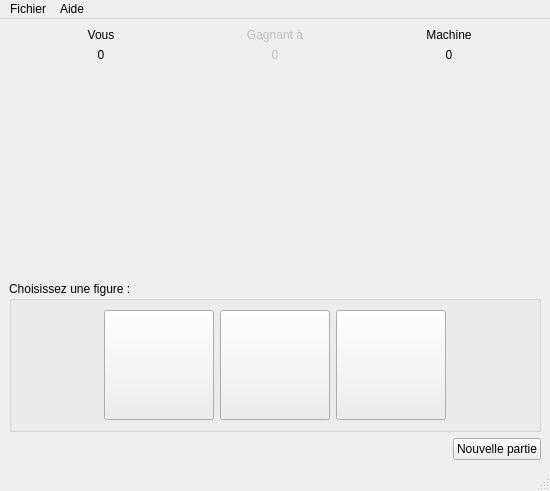
<?xml version="1.0" encoding="UTF-8"?>
<ui version="4.0">
 <class>ChifoumiVue</class>
 <widget class="QMainWindow" name="ChifoumiVue">
  <property name="geometry">
   <rect>
    <x>0</x>
    <y>0</y>
    <width>550</width>
    <height>491</height>
   </rect>
  </property>
  <property name="windowTitle">
   <string>ChifoumiVue</string>
  </property>
  <widget class="QWidget" name="centralwidget">
   <property name="minimumSize">
    <size>
     <width>550</width>
     <height>450</height>
    </size>
   </property>
   <layout class="QHBoxLayout" name="horizontalLayout_2">
    <item>
     <layout class="QVBoxLayout" name="fenetreSecondaireV">
      <item>
       <layout class="QGridLayout" name="grilleTop">
        <item row="1" column="0">
         <layout class="QHBoxLayout" name="hLayout_ChoixJoueur">
          <item>
           <spacer name="hSpacerG_ChoixJoueur">
            <property name="orientation">
             <enum>Qt::Horizontal</enum>
            </property>
            <property name="sizeHint" stdset="0">
             <size>
              <width>40</width>
              <height>20</height>
             </size>
            </property>
           </spacer>
          </item>
          <item>
           <widget class="QLabel" name="lChoixJoueur">
            <property name="minimumSize">
             <size>
              <width>110</width>
              <height>110</height>
             </size>
            </property>
            <property name="maximumSize">
             <size>
              <width>110</width>
              <height>110</height>
             </size>
            </property>
            <property name="text">
             <string/>
            </property>
            <property name="pixmap">
             <pixmap resource="ressourceChifoumi.qrc">:/chifoumi/images/rien.gif</pixmap>
            </property>
           </widget>
          </item>
          <item>
           <spacer name="hSpacerD_ChoixJoueur">
            <property name="orientation">
             <enum>Qt::Horizontal</enum>
            </property>
            <property name="sizeHint" stdset="0">
             <size>
              <width>40</width>
              <height>20</height>
             </size>
            </property>
           </spacer>
          </item>
         </layout>
        </item>
        <item row="0" column="0">
         <layout class="QVBoxLayout" name="vLayout_JoueurScore">
          <item>
           <widget class="QLabel" name="label_Vous">
            <property name="text">
             <string>Vous</string>
            </property>
            <property name="alignment">
             <set>Qt::AlignCenter</set>
            </property>
           </widget>
          </item>
          <item>
           <widget class="QLabel" name="lScoreJoueur">
            <property name="text">
             <string>0</string>
            </property>
            <property name="alignment">
             <set>Qt::AlignCenter</set>
            </property>
           </widget>
          </item>
         </layout>
        </item>
        <item row="1" column="1">
         <layout class="QHBoxLayout" name="hLayout_Versus">
          <item>
           <spacer name="hSpacerG_Versus">
            <property name="orientation">
             <enum>Qt::Horizontal</enum>
            </property>
            <property name="sizeHint" stdset="0">
             <size>
              <width>40</width>
              <height>20</height>
             </size>
            </property>
           </spacer>
          </item>
          <item>
           <widget class="QLabel" name="lVersus">
            <property name="minimumSize">
             <size>
              <width>78</width>
              <height>78</height>
             </size>
            </property>
            <property name="maximumSize">
             <size>
              <width>78</width>
              <height>78</height>
             </size>
            </property>
            <property name="text">
             <string/>
            </property>
            <property name="pixmap">
             <pixmap resource="ressourceChifoumi.qrc">:/chifoumi/images/versus_70.png</pixmap>
            </property>
           </widget>
          </item>
          <item>
           <spacer name="hSpacerD_Versus">
            <property name="orientation">
             <enum>Qt::Horizontal</enum>
            </property>
            <property name="sizeHint" stdset="0">
             <size>
              <width>40</width>
              <height>20</height>
             </size>
            </property>
           </spacer>
          </item>
         </layout>
        </item>
        <item row="0" column="2">
         <layout class="QVBoxLayout" name="vLayout_MachineScore">
          <item>
           <widget class="QLabel" name="lMachine">
            <property name="text">
             <string>Machine</string>
            </property>
            <property name="alignment">
             <set>Qt::AlignCenter</set>
            </property>
           </widget>
          </item>
          <item>
           <widget class="QLabel" name="lScoreMachine">
            <property name="text">
             <string>0</string>
            </property>
            <property name="alignment">
             <set>Qt::AlignCenter</set>
            </property>
           </widget>
          </item>
         </layout>
        </item>
        <item row="1" column="2">
         <layout class="QHBoxLayout" name="hLayout_ChoixMachine">
          <item>
           <spacer name="hSpacerG_ChoixMachine">
            <property name="orientation">
             <enum>Qt::Horizontal</enum>
            </property>
            <property name="sizeHint" stdset="0">
             <size>
              <width>40</width>
              <height>20</height>
             </size>
            </property>
           </spacer>
          </item>
          <item>
           <widget class="QLabel" name="lChoixMachine">
            <property name="minimumSize">
             <size>
              <width>110</width>
              <height>110</height>
             </size>
            </property>
            <property name="maximumSize">
             <size>
              <width>110</width>
              <height>110</height>
             </size>
            </property>
            <property name="text">
             <string/>
            </property>
            <property name="pixmap">
             <pixmap resource="ressourceChifoumi.qrc">:/chifoumi/images/rien.gif</pixmap>
            </property>
           </widget>
          </item>
          <item>
           <spacer name="hSpacerD_ChoixMachine">
            <property name="orientation">
             <enum>Qt::Horizontal</enum>
            </property>
            <property name="sizeHint" stdset="0">
             <size>
              <width>40</width>
              <height>20</height>
             </size>
            </property>
           </spacer>
          </item>
         </layout>
        </item>
        <item row="0" column="1">
         <layout class="QVBoxLayout" name="verticalLayout">
          <item>
           <widget class="QLabel" name="lGagnant_a">
            <property name="enabled">
             <bool>false</bool>
            </property>
            <property name="text">
             <string>Gagnant à</string>
            </property>
            <property name="alignment">
             <set>Qt::AlignCenter</set>
            </property>
           </widget>
          </item>
          <item>
           <widget class="QLabel" name="lScoreGagnant">
            <property name="enabled">
             <bool>false</bool>
            </property>
            <property name="text">
             <string>0</string>
            </property>
            <property name="alignment">
             <set>Qt::AlignCenter</set>
            </property>
           </widget>
          </item>
         </layout>
        </item>
       </layout>
      </item>
      <item>
       <spacer name="vSpacerMiddle">
        <property name="orientation">
         <enum>Qt::Vertical</enum>
        </property>
        <property name="sizeHint" stdset="0">
         <size>
          <width>20</width>
          <height>40</height>
         </size>
        </property>
       </spacer>
      </item>
      <item>
       <widget class="QGroupBox" name="groupBox">
        <property name="title">
         <string>Choisissez une figure :</string>
        </property>
        <layout class="QHBoxLayout" name="horizontalLayout">
         <item>
          <spacer name="hSpacerG_GroupBox">
           <property name="orientation">
            <enum>Qt::Horizontal</enum>
           </property>
           <property name="sizeHint" stdset="0">
            <size>
             <width>40</width>
             <height>20</height>
            </size>
           </property>
          </spacer>
         </item>
         <item>
          <widget class="QPushButton" name="boutonPierre">
           <property name="minimumSize">
            <size>
             <width>110</width>
             <height>110</height>
            </size>
           </property>
           <property name="maximumSize">
            <size>
             <width>110</width>
             <height>110</height>
            </size>
           </property>
           <property name="text">
            <string/>
           </property>
           <property name="icon">
            <iconset resource="ressourceChifoumi.qrc">
             <normaloff>:/chifoumi/images/pierre.gif</normaloff>:/chifoumi/images/pierre.gif</iconset>
           </property>
           <property name="iconSize">
            <size>
             <width>110</width>
             <height>110</height>
            </size>
           </property>
          </widget>
         </item>
         <item>
          <widget class="QPushButton" name="boutonPapier">
           <property name="minimumSize">
            <size>
             <width>110</width>
             <height>110</height>
            </size>
           </property>
           <property name="maximumSize">
            <size>
             <width>110</width>
             <height>110</height>
            </size>
           </property>
           <property name="text">
            <string/>
           </property>
           <property name="icon">
            <iconset resource="ressourceChifoumi.qrc">
             <normaloff>:/chifoumi/images/papier.gif</normaloff>:/chifoumi/images/papier.gif</iconset>
           </property>
           <property name="iconSize">
            <size>
             <width>110</width>
             <height>110</height>
            </size>
           </property>
          </widget>
         </item>
         <item>
          <widget class="QPushButton" name="boutonCiseau">
           <property name="minimumSize">
            <size>
             <width>110</width>
             <height>110</height>
            </size>
           </property>
           <property name="maximumSize">
            <size>
             <width>110</width>
             <height>110</height>
            </size>
           </property>
           <property name="text">
            <string/>
           </property>
           <property name="icon">
            <iconset resource="ressourceChifoumi.qrc">
             <normaloff>:/chifoumi/images/ciseau.gif</normaloff>:/chifoumi/images/ciseau.gif</iconset>
           </property>
           <property name="iconSize">
            <size>
             <width>110</width>
             <height>110</height>
            </size>
           </property>
          </widget>
         </item>
         <item>
          <spacer name="hSpacerD_GroupBox">
           <property name="orientation">
            <enum>Qt::Horizontal</enum>
           </property>
           <property name="sizeHint" stdset="0">
            <size>
             <width>40</width>
             <height>20</height>
            </size>
           </property>
          </spacer>
         </item>
        </layout>
       </widget>
      </item>
      <item>
       <layout class="QGridLayout" name="grilleBottom">
        <item row="1" column="1">
         <widget class="QPushButton" name="boutonNvllePartie">
          <property name="text">
           <string>Nouvelle partie</string>
          </property>
         </widget>
        </item>
        <item row="1" column="0">
         <spacer name="hSpacerNvllePartie">
          <property name="orientation">
           <enum>Qt::Horizontal</enum>
          </property>
          <property name="sizeHint" stdset="0">
           <size>
            <width>40</width>
            <height>20</height>
           </size>
          </property>
         </spacer>
        </item>
       </layout>
      </item>
     </layout>
    </item>
   </layout>
  </widget>
  <widget class="QMenuBar" name="menubar">
   <property name="geometry">
    <rect>
     <x>0</x>
     <y>0</y>
     <width>550</width>
     <height>21</height>
    </rect>
   </property>
   <widget class="QMenu" name="menuFichier">
    <property name="title">
     <string>Fichier</string>
    </property>
    <addaction name="action_Quitter"/>
   </widget>
   <widget class="QMenu" name="menuAide">
    <property name="title">
     <string>Aide</string>
    </property>
    <addaction name="action_a_propos_de"/>
   </widget>
   <addaction name="menuFichier"/>
   <addaction name="menuAide"/>
  </widget>
  <widget class="QStatusBar" name="statusbar"/>
  <action name="action_a_propos_de">
   <property name="text">
    <string>A propos de</string>
   </property>
   <property name="shortcut">
    <string>F1</string>
   </property>
  </action>
  <action name="action_Quitter">
   <property name="text">
    <string>Quitter</string>
   </property>
   <property name="shortcut">
    <string>Ctrl+Q</string>
   </property>
  </action>
 </widget>
 <resources>
  <include location="ressourceChifoumi.qrc"/>
 </resources>
 <connections/>
</ui>
